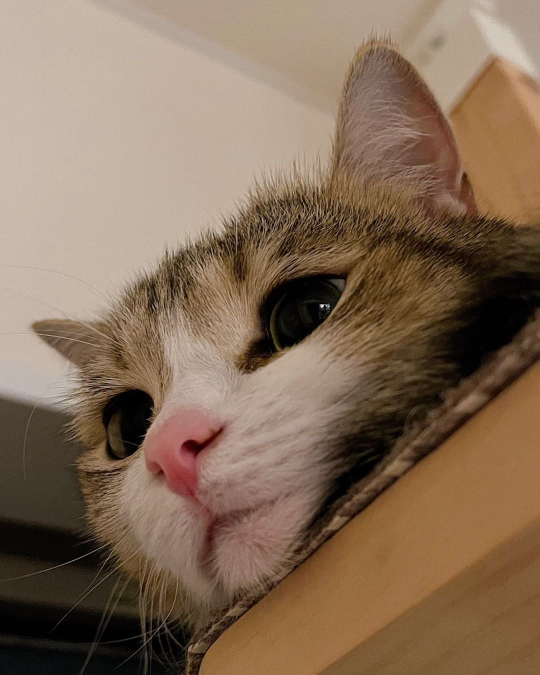
#> input picture images/1.jpg, 1080 x 1349 px (shown at 1/2 size); its folder holds only this picture in this run
$ jupyter execute --allow-errors svd.ipynb
#> lines starting #> are read from the running program, lines starting #| are printed output that depends on the picture
[cell 1]
import os
import numpy as np
import matplotlib.pyplot as plt
from PIL import Image
from numpy.linalg import svd

# Setting up variables

[cell 2]
imgFolder    = './images'
outputFolder = './output'
imgList      = []
k = 20

# Creating output folder and filling image array

[cell 3]
# Create output folder if there isnt already one
if os.path.isdir(os.path.join('./output')) == False:
    os.makedirs(os.path.join('./output'))

[cell 4]
imgList.clear()
for image in os.listdir(imgFolder):
    imgSrc = os.fsdecode(image)
    imgList.append(imgSrc)

## SVD compression functions

[cell 5]
def truncateSVD(A, k):
    U, S, Vt = svd(A)
    Ak = np.dot(U[:,:k],np.dot(np.diag(S[:k]),Vt[:k,:]))
    return Ak

def compressImg(img,k):
#   Send img to matrix
    imgMatrix = np.array(list(img.getdata(band=0)))
    imgMatrix.shape = (img.size[1],img.size[0])
    imgMatrix = np.matrix(imgMatrix)
#   Compress with SVD
    compressedMatrix = truncateSVD(imgMatrix,k)
#   Convert back to img
    compressedImg = Image.fromarray(compressedMatrix)
    return compressedImg

# Compressing images

[cell 6]
for image in imgList:
#     Resize image and send to grayscale
    imgData = Image.open(imgFolder + '/' +  image).convert('L').resize((400,400),Image.LANCZOS)
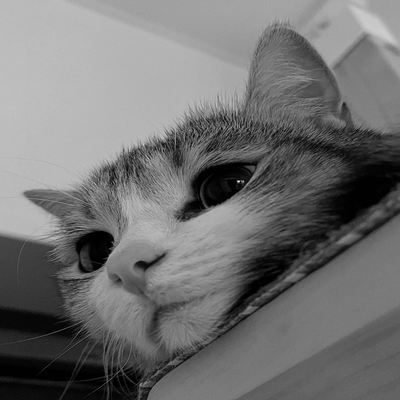
#> imgData: PIL image 400x400 L; min 0, max 255, mean 113.1
#     Compress
    newImg = compressImg(imgData,k)
#> in truncateSVD, `U, S, Vt = svd(A)`:
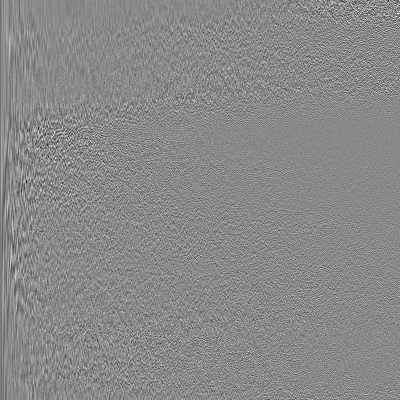
#> U: shape (400, 400) float64; min -0.381, max 0.325, mean -0.000208; drawn with min black and max white
#> in truncateSVD, `U, S, Vt = svd(A)`:
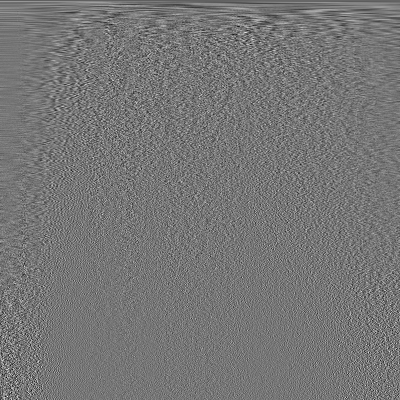
#> Vt: shape (400, 400) float64; min -0.295, max 0.339, mean -0.000131; drawn with min black and max white
#> in truncateSVD, `U, S, Vt = svd(A)`: S = 400 values, max 47566.5 at index 0, min 0.055 at index 399, mean 362.6
#> in truncateSVD, `Ak = np.dot(U[:,:k],np.dot(np.diag(S[:k]),Vt[:k,:]))`:
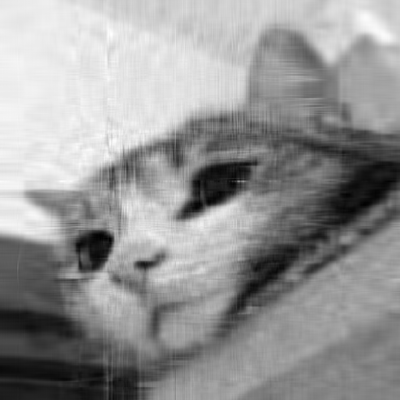
#> Ak: shape (400, 400) float64; min -13.57, max 202.3, mean 113.1; drawn with min black and max white
#     Save to output folder
    newImg = newImg.convert('RGB')
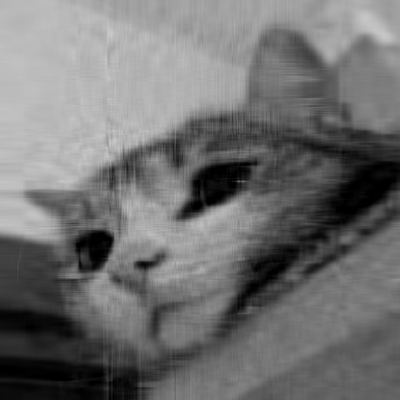
#> newImg: PIL image 400x400 RGB; min 0, max 202, mean 112.7
    newImg.save(outputFolder + '/' + image)

$ run again, on images/14.jpg
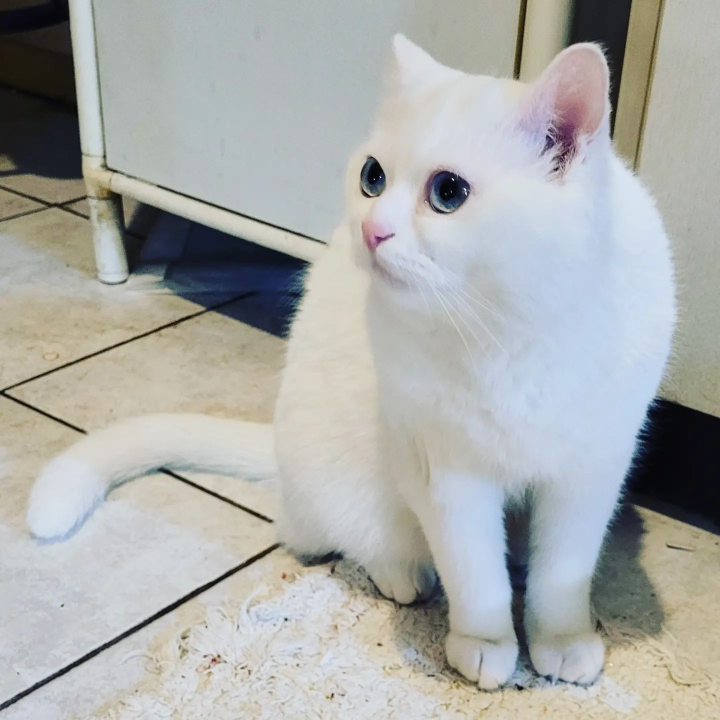
#> input picture images/14.jpg, 1440 x 1440 px (shown at 1/2 size)
#> in truncateSVD, `U, S, Vt = svd(A)`:
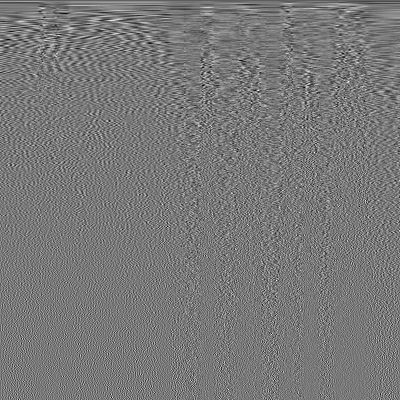
#> Vt: shape (400, 400) float64; min -0.246, max 0.272, mean -0.000118; drawn with min black and max white
#> S = 400 values, max 69075.5 at index 0, min 0.0646 at index 399, mean 470.4
#> in truncateSVD, `Ak = np.dot(U[:,:k],np.dot(np.diag(S[:k]),Vt[:k,:]))`:
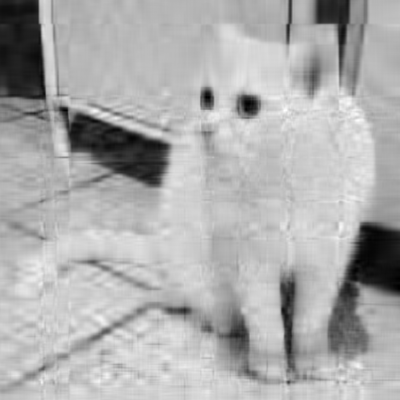
#> Ak: shape (400, 400) float64; min -7.5, max 255.3, mean 171.5; drawn with min black and max white

$ run again, on images/2.jpg
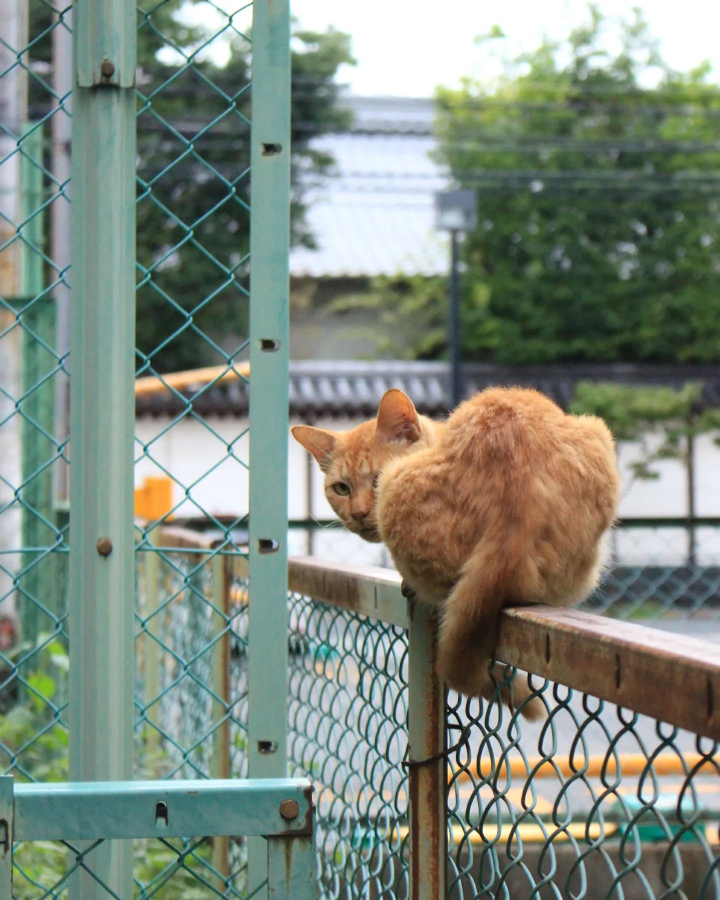
#> input picture images/2.jpg, 1440 x 1800 px (shown at 1/2 size)
#> in truncateSVD, `U, S, Vt = svd(A)`:
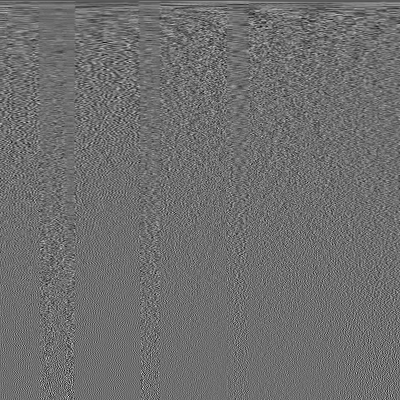
#> Vt: shape (400, 400) float64; min -0.258, max 0.334, mean -0.000126; drawn with min black and max white
#> S = 400 values, max 54864.7 at index 0, min 0.0135 at index 399, mean 502.9
#> `newImg = newImg.convert('RGB')`:
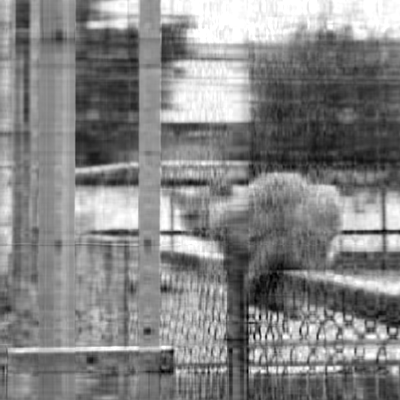
#> newImg: PIL image 400x400 RGB; min 0, max 255, mean 132.4

$ run again, on images/3.jpg
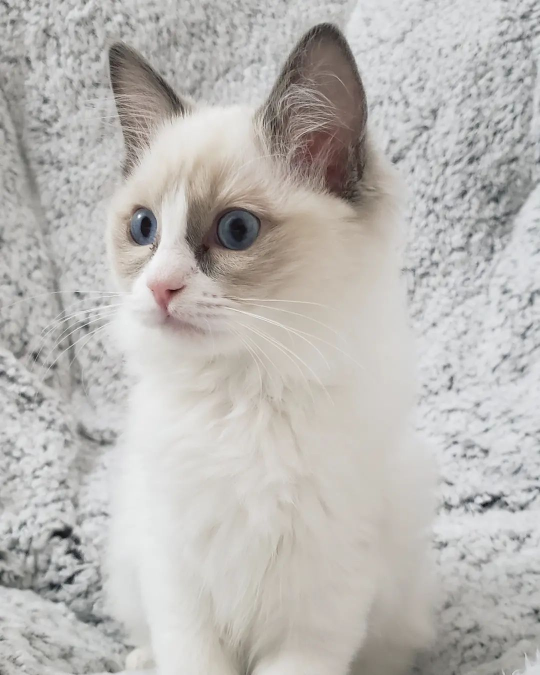
#> input picture images/3.jpg, 1080 x 1350 px (shown at 1/2 size)
#> in truncateSVD, `U, S, Vt = svd(A)`:
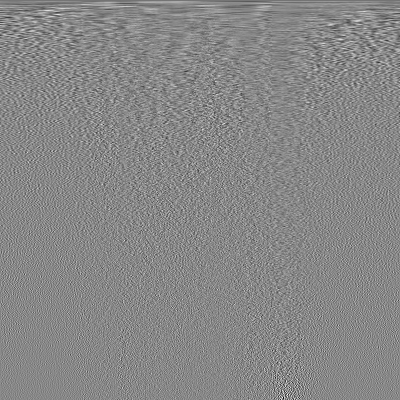
#> Vt: shape (400, 400) float64; min -0.359, max 0.316, mean -0.000126; drawn with min black and max white
#> S = 400 values, max 74073.3 at index 0, min 0.0701 at index 399, mean 403.4
#> in truncateSVD, `Ak = np.dot(U[:,:k],np.dot(np.diag(S[:k]),Vt[:k,:]))`:
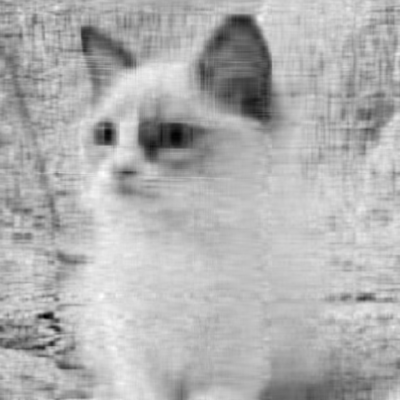
#> Ak: shape (400, 400) float64; min 19.42, max 256.8, mean 184.4; drawn with min black and max white
